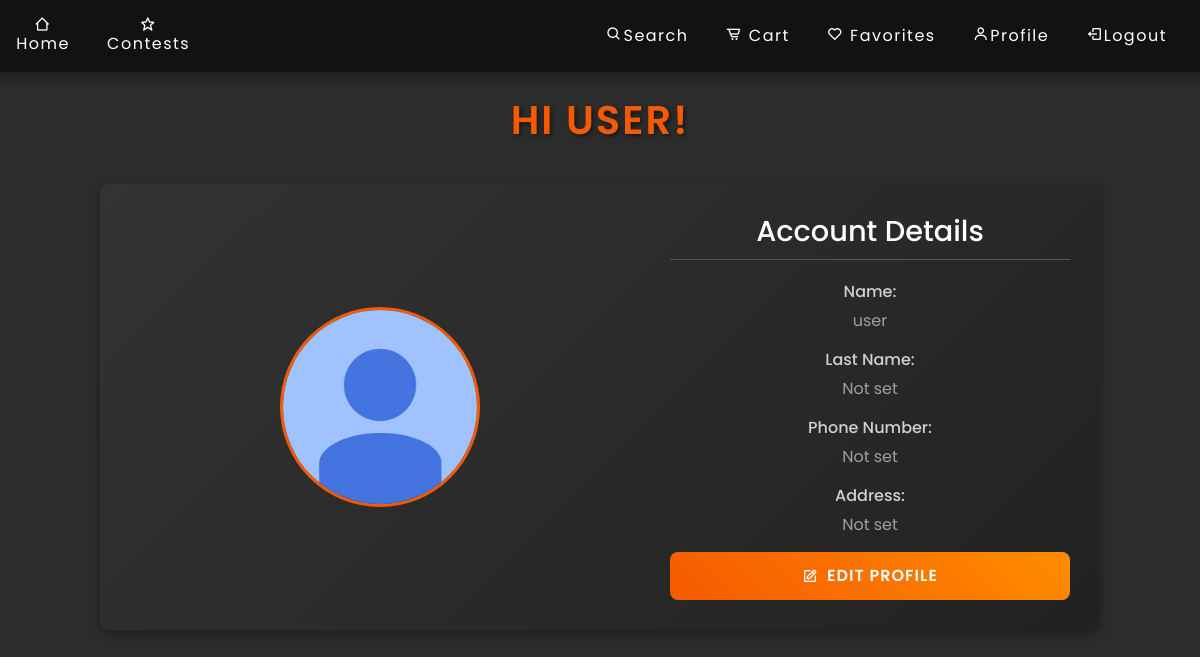
Page /profile (signed in) on the earlier database version.
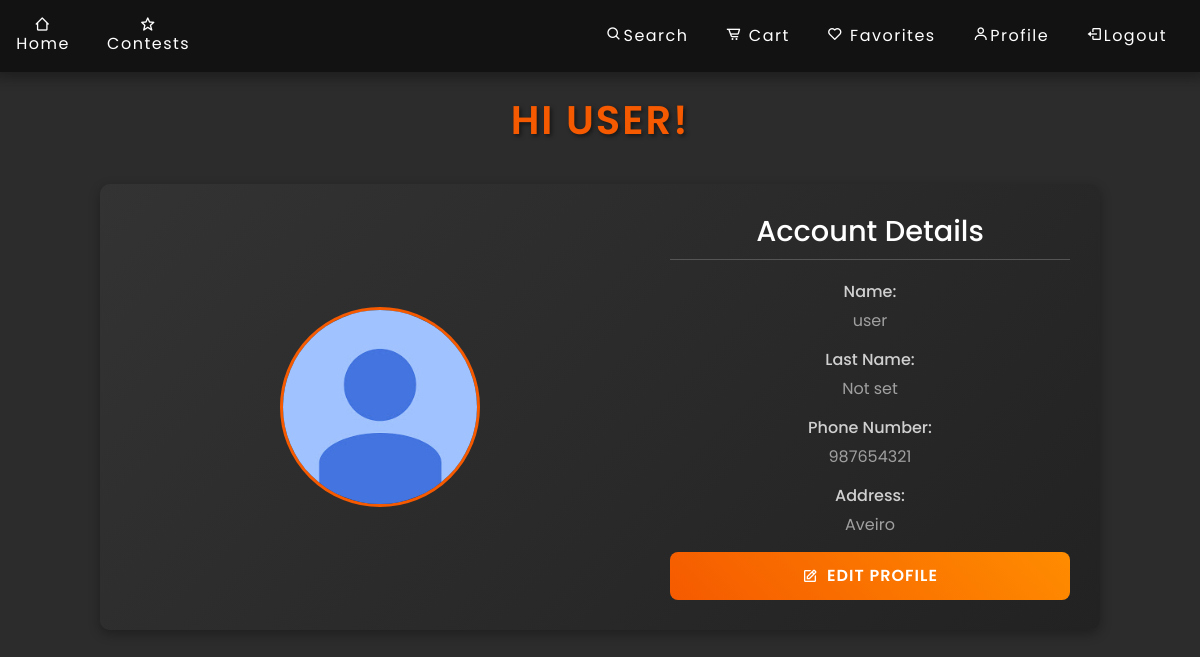
Same page on the later database version.
### app_org/models.py (models this page shows, shortened)
class User(db.Model, UserMixin):
    id = db.Column(db.Integer, primary_key=True)
    username = db.Column(db.String(100), unique=True, nullable=False)
    email = db.Column(db.String(100), unique=True, nullable=False)
    password = db.Column(db.String(100), nullable=False)
    first_name = db.Column(db.String(100), default="")
    last_name = db.Column(db.String(100))
    isAdmin = db.Column(db.Boolean, default=False)
    phone_number = db.Column(db.String(20))
    image = db.Column(db.String(20), nullable=False, default='default.png')
    address = db.Column(db.String(100))
    failed_login_attempts = db.Column(db.Integer, default=0)
    submissions = db.relationship('Submission', backref='creator', lazy=True, cascade="all, delete-orphan")
    votes = db.relationship('Vote', backref='voter', lazy=True, cascade="all, delete-orphan")

### app_org/profile.py (the view)
@prof.route('/profile')
@login_required
def profile():
    user = User.query.filter_by(id=current_user.id).first()
    return render_template('profile.html', user=user)

### app_org/templates/profile.html (shortened to what this page needs)
{% extends "base.html" %}
{% block styles %}
    <link rel="stylesheet" href="{{ url_for('static', filename='css/profile.css') }}">
    <link href="https://unpkg.com/boxicons@2.1.4/css/boxicons.min.css" rel="stylesheet">
{% endblock %}
{% block content %}
    <main class="profile-container">
        <h1 class="page-title">Hi {{ user.first_name }}!</h1>
        <div class="profile-content">
            <div class="user-image">
                <img src="{{ url_for('static', filename='assets/' + user.image) }}" alt="{{ user.first_name }}">
            </div>
            <div class="card-info">
                <h2>Account Details</h2>
                <div class="textfield">
                    <label>Name:</label>
                    <span>{{ user.first_name }}</span>
                </div>
                <div class="textfield">
                    <label>Last Name:</label>
                    <span>{{ user.last_name if user.last_name else 'Not set' }}</span>
                </div>
                <div class="textfield">
                    <label>Phone Number:</label>
                    <span>{{ user.phone_number if user.phone_number else 'Not set' }}</span>
                </div>
                <div class="textfield">
                    <label>Address:</label>
                    <span>{{ user.address if user.address else 'Not set' }}</span>
                </div>
                <a href="/edit_profile" class="btn-edit"><i class="bx bx-edit"></i> Edit Profile</a>
            </div>
        </div>
    </main>
{% endblock %}

Differences in the rows shown:
changed User "USER": phone_number "Not set" → "987654321"; address "Not set" → "Aveiro"
